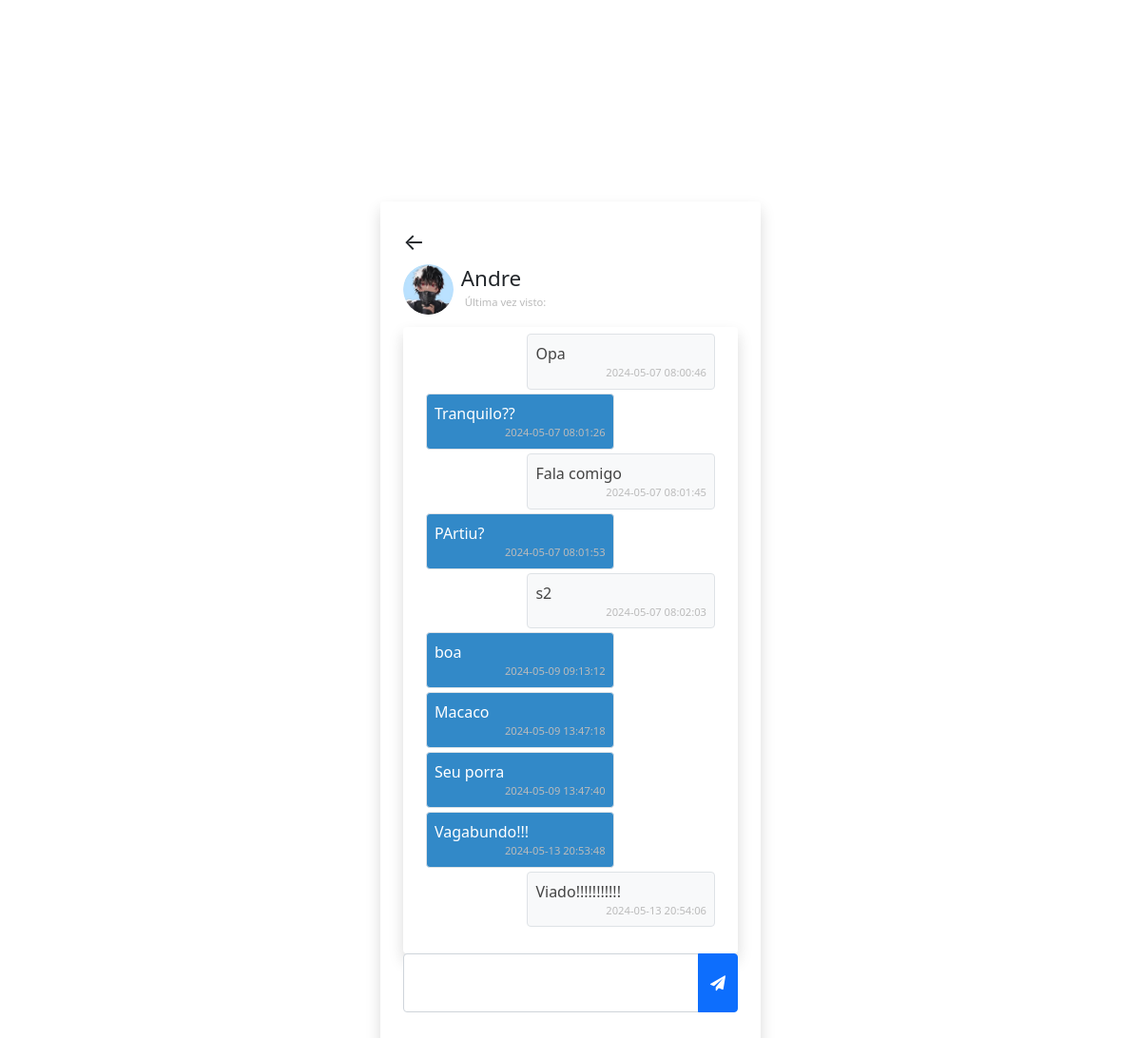
The app's page /chat.php?user=dede (signed in) with its own data.
### tables this page shows
CREATE TABLE `users` (
  `user_id` int(11) NOT NULL,
  `name` varchar(255) NOT NULL,
  `username` varchar(255) NOT NULL,
  `password` varchar(1000) NOT NULL,
  `p_p` varchar(255) DEFAULT 'user-default.png',
  `last_seen` datetime NOT NULL DEFAULT current_timestamp()
);

CREATE TABLE `chats` (
  `chat_id` int(11) NOT NULL,
  `from_id` int(11) NOT NULL,
  `to_id` int(11) NOT NULL,
  `message` text NOT NULL,
  `opened` tinyint(1) NOT NULL DEFAULT 0,
  `created_at` datetime NOT NULL DEFAULT current_timestamp()
);

### app/helpers/user.php (called while the page is built)
<?php
function getUser($username, $conn){
   $sql = "SELECT * FROM users
           WHERE username=?";
   $stmt = $conn->prepare($sql);
   $stmt->execute([$username]);
   if ($stmt->rowCount() === 1) {
   	 $user = $stmt->fetch();
   	 return $user;
   }else {
   	$user = [];
   	return $user;
   }
}

### app/helpers/timeAgo.php (called while the page is built, shortened)
<?php
function last_seen($date_time){
   $timestamp = strtotime($date_time);
   $currentTime = time();
}
?>

### app/helpers/chat.php (called while the page is built)
<?php
function getChats($id_1, $id_2, $conn){
   $sql = "SELECT * FROM chats
           WHERE (from_id=? AND to_id=?)
           OR    (to_id=? AND from_id=?)
           ORDER BY chat_id ASC";
    $stmt = $conn->prepare($sql);
    $stmt->execute([$id_1, $id_2, $id_1, $id_2]);
    if ($stmt->rowCount() > 0) {
    	$chats = $stmt->fetchAll();
    	return $chats;
    }else {
    	$chats = [];
    	return $chats;
    }
}

### chat.php (the view, shortened to what this page needs)
<?php
  if (isset($_SESSION['username'])) {
  	include 'app/db.conn.php';
  	include 'app/helpers/user.php';
  	include 'app/helpers/chat.php';
  	include 'app/helpers/timeAgo.php';
  	$chatWith = getUser($_GET['user'], $conn);
  	$chats = getChats($_SESSION['user_id'], $chatWith['user_id'], $conn);
?>
<!DOCTYPE html>
<html lang="pt-br">
<head>
	<link href="https://cdn.jsdelivr.net/npm/bootstrap@5.0.1/dist/css/bootstrap.min.css" rel="stylesheet">
	<link rel = "stylesheet" href = "css/style.css">
	<link rel="stylesheet" href="https://cdnjs.cloudflare.com/ajax/libs/font-awesome/4.7.0/css/font-awesome.min.css">
</head>
<body class = "d-flex justify-content-center align-items-center vh-100">
    <div class = "w-400 shadow p-4 rounded">
    	<a href = "home.php" class = "fs-4 link-dark">&#8592;</a>
    	   <div class = "d-flex align-items-center">
    	   	  <img src = "uploads/<?=$chatWith['p_p']?>" class = "w-15 rounded-circle">
               <h3 class = "display-4 fs-sm m-2">
               	  <?=$chatWith['name']?> <br>
               	  	<div class = "d-flex align-items-center" title = "online">
						<?php
							if (last_seen($chatWith['last_seen']) == "Ativo") {
						?>
							<div class = "online"></div>
							<small class = "d-block p-1">Online</small>
						<?php }else{ ?>
							<small class = "d-block p-1">
								Última vez visto:
							</small>
						<?php } ?>
               	  </div>
               </h3>
    	   </div>
    	   <div class = "shadow p-4 rounded d-flex flex-column mt-2 chat-box" id = "chatBox">
    	        <?php
                     if (!empty($chats)) {
                     foreach($chats as $chat){
                     	if($chat['from_id'] == $_SESSION['user_id'])
                     	{ ?>
						<p class = "rtext align-self-end border rounded p-2 mb-1">
						    <?=$chat['message']?>
						    <small class = "d-block">
						    	<?=$chat['created_at']?>
						    </small>
						</p>
                    <?php }else{ ?>
						<p class = "ltext border rounded p-2 mb-1">
							<?=$chat['message']?>
							<small class = "d-block">
								<?=$chat['created_at']?>
							</small>
						</p>
                    <?php }
                     }
    	   		} ?>
    	   </div>
    	   <div class = "input-group mb-3">
    	   	   <textarea cols = "3" id = "message" class = "form-control"></textarea>
    	   	   <button class = "btn btn-primary" id = "sendBtn">
    	   	   	  <i class = "fa fa-paper-plane"></i>
    	   	   </button>
    	   </div>
    </div>
 </body>
 </html>
<?php
  }else{
  	header("Location: index.php");
   	exit;
  }
 ?>

### css/style.css (style rules this page uses)
.vh-100 { min-height: 100vh; }
.w-400 { width: 400px; }
a { text-decoration: none; }
.w-15 { width: 15%; }
.fs-sm { font-size: 1.4rem; }
small { color: #bbb; font-size: 0.7rem; text-align: right; }
.chat-box { overflow-y: auto; overflow-x: hidden; max-height: 50vh; }
.rtext { width: 65%; background: #f8f9fa; color: #444; }
.ltext { width: 65%; background: #3289c8; color: #fff; }
textarea { resize: none; }

### records on screen
users: p_p (picture), name "Andre"
chats: message "Opa", created_at "2024-05-07 08:00:46"
chats: message "Tranquilo??", created_at "2024-05-07 08:01:26"
chats: message "Fala comigo", created_at "2024-05-07 08:01:45"
chats: message "PArtiu?", created_at "2024-05-07 08:01:53"
chats: message "s2", created_at "2024-05-07 08:02:03"
chats: message "boa", created_at "2024-05-09 09:13:12"
chats: message "Macaco", created_at "2024-05-09 13:47:18"
chats: message "Seu porra", created_at "2024-05-09 13:47:40"
chats: message "Vagabundo!!!", created_at "2024-05-13 20:53:48"
chats: message "Viado!!!!!!!!!!!", created_at "2024-05-13 20:54:06"
